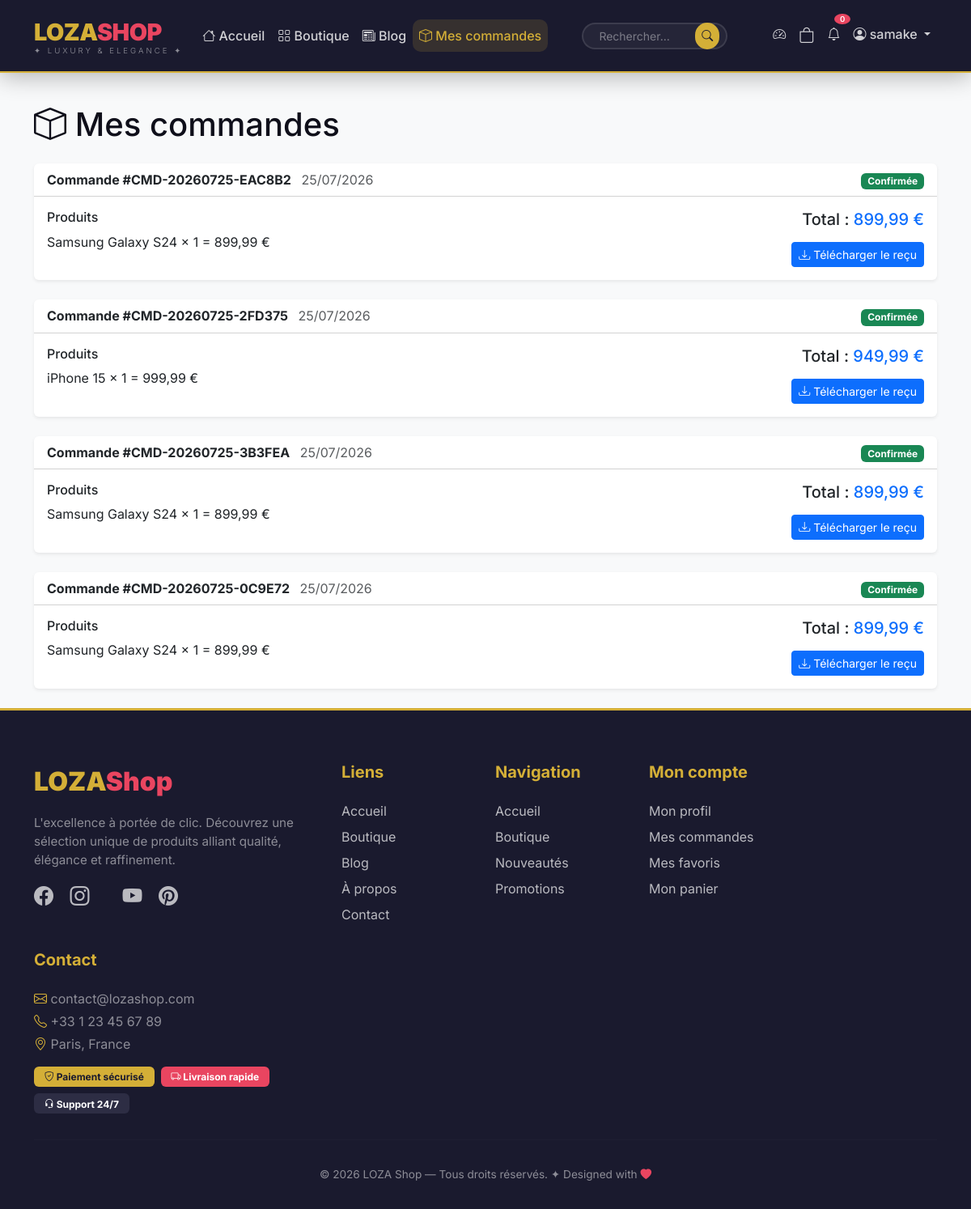
Screenshot of /orders/ (signed in) with the database file from the repository.
### orders/models.py (models this page shows, shortened)
class Order(models.Model):
    STATUS_CHOICES = [
        ('pending', 'En attente'),
        ('confirmed', 'Confirmée'),
        ('shipped', 'Expédiée'),
        ('delivered', 'Livrée'),
        ('cancelled', 'Annulée'),
    ]
    order_number = models.CharField(max_length=20, unique=True, editable=False)
    user = models.ForeignKey(User, on_delete=models.CASCADE, related_name='orders')
    created_at = models.DateTimeField(auto_now_add=True)
    updated_at = models.DateTimeField(auto_now=True)
    status = models.CharField(max_length=20, choices=STATUS_CHOICES, default='pending')
    total_amount = models.DecimalField(max_digits=10, decimal_places=2, default=0)
    shipping_address = models.TextField(default='')
    payment_method = models.CharField(max_length=50, default='Carte bancaire')
    is_paid = models.BooleanField(default=False)

class OrderItem(models.Model):
    order = models.ForeignKey(Order, on_delete=models.CASCADE, related_name='items')
    product = models.ForeignKey(Product, on_delete=models.CASCADE)
    quantity = models.PositiveIntegerField(default=1)
    price = models.DecimalField(max_digits=10, decimal_places=2, default=0)
    def get_total(self):
        return self.price * self.quantity

### products/models.py (models this page shows, shortened)
class Product(models.Model):
    name = models.CharField(max_length=200)
    slug = models.SlugField(unique=True, blank=True)
    description = models.TextField()
    price = models.DecimalField(max_digits=10, decimal_places=2)
    stock = models.IntegerField(default=0)
    category = models.ForeignKey(Category, on_delete=models.CASCADE, related_name='products')
    image = models.ImageField(upload_to='products/', blank=True, null=True)
    image2 = models.ImageField(upload_to='products/', blank=True, null=True)
    image3 = models.ImageField(upload_to='products/', blank=True, null=True)
    is_active = models.BooleanField(default=True)
    created_at = models.DateTimeField(auto_now_add=True)
    updated_at = models.DateTimeField(auto_now=True)

### orders/views.py (the view)
# urls.py: path('', views.order_list, name='orders'),
@login_required
def order_list(request):
    user_orders = Order.objects.filter(user=request.user).order_by('-created_at')
    return render(request, 'orders/order_list.html', {'orders': user_orders})

### cart/context_processors.py (called while the page is built)
def cart_total(request):
    if request.user.is_authenticated:
        total_items = CartItem.objects.filter(user=request.user).count()
    else:
        total_items = 0
    return {'cart_total_items': total_items}

### orders/templates/orders/order_list.html (shortened to what this page needs)
{% extends 'base.html' %}
{% block content %}
<div class="container mt-4">
    <h1 class="mb-4"><i class="bi bi-box"></i> Mes commandes</h1>
    {% if orders %}
    <div class="row">
        {% for order in orders %}
        <div class="col-12 mb-4">
            <div class="card border-0 shadow-sm">
                <div class="card-header bg-transparent d-flex flex-wrap justify-content-between align-items-center">
                    <div>
                        <strong>Commande #{{ order.order_number }}</strong>
                        <span class="text-muted ms-2">{{ order.created_at|date:"d/m/Y" }}</span>
                    </div>
                    <div>
                        <span class="badge {% if order.status == 'confirmed' %}bg-success{% elif order.status == 'pending' %}bg-warning{% elif order.status == 'shipped' %}bg-info{% elif order.status == 'delivered' %}bg-primary{% else %}bg-danger{% endif %}">
                            {{ order.get_status_display }}
                        </span>
                    </div>
                </div>
                <div class="card-body">
                    <div class="row">
                        <div class="col-md-8">
                            <h6>Produits</h6>
                            <ul class="list-unstyled">
                                {% for item in order.items.all %}
                                <li>{{ item.product.name }} x {{ item.quantity }} = {{ item.get_total }} €</li>
                                {% endfor %}
                            </ul>
                        </div>
                        <div class="col-md-4 text-end">
                            <h5>Total : <span class="text-primary">{{ order.total_amount }} €</span></h5>
                            <a href="{% url 'orders:download_receipt' order.id %}" class="btn btn-sm btn-primary mt-2">
                                <i class="bi bi-download"></i> Télécharger le reçu
                            </a>
                        </div>
                    </div>
                </div>
            </div>
        </div>
        {% endfor %}
    </div>
    {% endif %}
</div>
{% endblock %}

### templates/base.html (shortened to what this page needs)
{% load static %}
<!DOCTYPE html>
<html lang="fr">
<head>
    <link href="https://cdn.jsdelivr.net/npm/bootstrap@5.3.0/dist/css/bootstrap.min.css" rel="stylesheet">
    <link rel="stylesheet" href="https://cdn.jsdelivr.net/npm/bootstrap-icons@1.10.0/font/bootstrap-icons.css">
</head>
<body>
<nav class="navbar navbar-expand-lg navbar-custom">
    <div class="container">
        <a class="navbar-brand" href="{% url 'products:home' %}">
            LOZA<span class="highlight">Shop</span>
            <small>✦ LUXURY & ELEGANCE ✦</small>
        </a>
        <div class="collapse navbar-collapse" id="navbarNav">
            <ul class="navbar-nav me-auto">
                <li class="nav-item">
                    <a class="nav-link {% if request.resolver_match.url_name == 'home' %}active{% endif %}"
                       href="{% url 'products:home' %}">
                        <i class="bi bi-house"></i> Accueil
                    </a>
                </li>
                <li class="nav-item">
                    <a class="nav-link {% if request.resolver_match.url_name == 'product_list' %}active{% endif %}"
                       href="{% url 'products:product_list' %}">
                        <i class="bi bi-grid"></i> Boutique
                    </a>
                </li>
                <li class="nav-item">
                    <a class="nav-link {% if request.resolver_match.app_name == 'blog' %}active{% endif %}"
                       href="{% url 'blog:blog_home' %}">
                        <i class="bi bi-newspaper"></i> Blog
                    </a>
                </li>
                {% if user.is_authenticated %}
                <li class="nav-item">
                    <a class="nav-link {% if request.resolver_match.app_name == 'orders' %}active{% endif %}"
                       href="{% url 'orders:orders' %}">
                        <i class="bi bi-box"></i> Mes commandes
                    </a>
                </li>
                {% endif %}
            </ul>
            <form class="d-flex search-form me-3" method="GET" action="{% url 'products:search' %}">
                <input class="form-control form-control-sm" type="search" name="q"
                       placeholder="Rechercher..." style="width: 180px;">
                <button class="btn btn-search btn-sm" type="submit">
                    <i class="bi bi-search"></i>
                </button>
            </form>
            <ul class="navbar-nav ms-auto">
                {% if user.is_superuser or user.is_staff %}
                <li class="nav-item">
                    <a class="nav-link" href="{% url 'dashboard:index' %}" title="Dashboard">
                        <i class="bi bi-speedometer2"></i>
                    </a>
                </li>
                {% endif %}
                <li class="nav-item">
                    <a class="nav-link position-relative" href="{% url 'cart:cart_view' %}">
                        <i class="bi bi-bag" style="font-size: 1.2rem;"></i>
                    </a>
                </li>
                <li class="nav-item dropdown">
                    <a class="nav-link position-relative" href="#" id="notifDropdown"
                       role="button" data-bs-toggle="dropdown">
                        <i class="bi bi-bell"></i>
                        <span class="badge" id="notifBadge" style="background: var(--secondary); position: absolute; top: -5px; right: -5px; font-size: 0.6rem; padding: 2px 7px; border-radius: 50%;">0</span>
                    </a>
                </li>
                {% if user.is_authenticated %}
                <li class="nav-item dropdown">
                    <a class="nav-link dropdown-toggle" href="#" id="userDropdown" role="button" data-bs-toggle="dropdown">
                        <i class="bi bi-person-circle"></i> {{ user.username }}
                    </a>
                </li>
                {% endif %}
            </ul>
        </div>
    </div>
</nav>
    <main>
        {% block content %}{% endblock %}
    </main>
    <footer class="footer">
        <div class="container">
            <div class="row g-4">
                <div class="col-lg-4">
                    <div class="footer-brand">
                        LOZA<span class="highlight">Shop</span>
                    </div>
                    <p class="text-white-50 mt-3" style="font-size: 0.95rem; max-width: 350px;">
                        L'excellence à portée de clic. Découvrez une sélection unique de produits
                        alliant qualité, élégance et raffinement.
                    </p>
                    <div class="social-links mt-3">
                        <a href="#"><i class="bi bi-facebook"></i></a>
                        <a href="#"><i class="bi bi-instagram"></i></a>
                        <a href="#"><i class="bi bi-youtube"></i></a>
                        <a href="#"><i class="bi bi-pinterest"></i></a>
                    </div>
                </div>
                <div class="col-md-2">
    <h5>Liens</h5>
    <a href="{% url 'products:home' %}">Accueil</a>
    <a href="{% url 'products:product_list' %}">Boutique</a>
    <a href="{% url 'blog:blog_home' %}">Blog</a>
    <a href="#">À propos</a>
    <a href="#">Contact</a>
</div>
                <div class="col-lg-2 col-md-4">
                    <h5>Navigation</h5>
                    <a href="{% url 'products:home' %}">Accueil</a>
                    <a href="{% url 'products:product_list' %}">Boutique</a>
                    <a href="#">Nouveautés</a>
                    <a href="#">Promotions</a>
                </div>
                <div class="col-lg-2 col-md-4">
                    <h5>Mon compte</h5>
                    <a href="{% url 'accounts:profile' %}">Mon profil</a>
                    <a href="{% url 'orders:orders' %}">Mes commandes</a>
                    <a href="{% url 'products:wishlist' %}">Mes favoris</a>
                    <a href="{% url 'cart:cart_view' %}">Mon panier</a>
                </div>
                <div class="col-lg-4 col-md-4">
                    <h5>Contact</h5>
                    <p class="text-white-50 mb-1">
                        <i class="bi bi-envelope" style="color: var(--gold);"></i> contact@lozashop.com
                    </p>
                    <p class="text-white-50 mb-1">
                        <i class="bi bi-telephone" style="color: var(--gold);"></i> +33 1 23 45 67 89
                    </p>
                    <p class="text-white-50 mb-3">
                        <i class="bi bi-geo-alt" style="color: var(--gold);"></i> Paris, France
                    </p>
                    <div class="d-flex gap-2 flex-wrap">
                        <span class="badge" style="background: var(--gold); color: var(--primary); padding: 0.4rem 0.8rem;">
                            <i class="bi bi-shield-check"></i> Paiement sécurisé
                        </span>
                        <span class="badge" style="background: var(--secondary); color: white; padding: 0.4rem 0.8rem;">
                            <i class="bi bi-truck"></i> Livraison rapide
                        </span>
                        <span class="badge" style="background: var(--primary-light); color: white; padding: 0.4rem 0.8rem;">
                            <i class="bi bi-headset"></i> Support 24/7
                        </span>
                    </div>
                </div>
            </div>
            <hr class="divider">
            <div class="text-center text-white-50" style="font-size: 0.85rem;">
                <p class="mb-0">
                    &copy; 2026 LOZA Shop — Tous droits réservés.
                    <span class="text-white-50">✦</span>
                    Designed with <i class="bi bi-heart-fill" style="color: var(--secondary);"></i>
                </p>
            </div>
        </div>
    </footer>
</body>
</html>

### templates/base.html (style rules this page uses)
:root { --primary: #1A1A2E; --primary-light: #2D2D44; --secondary: #E94560; --accent: #F5C518; --gold: #D4AF37; --dark: #0F0F1A; --gray: #6B7280; --light: #F8F9FA; --white: #FFFFFF; --shadow: 0 10px 40px rgba(0,0,0,0.08); --shadow-hover: 0 20px 60px rgba(0,0,0,0.15); --radius: 16px; --transition: all 0.4s cubic-bezier(0.25, 0.46, 0.45, 0.94); }
* { margin: 0; padding: 0; box-sizing: border-box; }
body { font-family: 'Inter', sans-serif; background: var(--light); color: var(--dark); min-height: 100vh; display: flex; flex-direction: column; }
.navbar-custom { background: var(--primary); padding: 0.8rem 0; box-shadow: 0 4px 30px rgba(0,0,0,0.3); position: sticky; top: 0; z-index: 1000; border-bottom: 2px solid var(--gold); }
.navbar-custom .navbar-brand { font-weight: 900; font-size: 1.8rem; color: var(--gold) !important; letter-spacing: -0.5px; text-transform: uppercase; }
.navbar-custom .navbar-brand .highlight { color: var(--secondary); }
.navbar-custom .navbar-brand small { font-size: 0.6rem; color: rgba(255,255,255,0.5); letter-spacing: 3px; display: block; font-weight: 300; margin-top: -5px; }
.navbar-custom .nav-link { color: rgba(255,255,255,0.8) !important; font-weight: 500; padding: 0.5rem 1.2rem; border-radius: 10px; transition: var(--transition); position: relative; }
.navbar-custom .nav-link.active { color: var(--gold) !important; background: rgba(213, 175, 55, 0.15); }
.navbar-custom .nav-link .badge { background: var(--secondary); color: white; position: absolute; top: -5px; right: -5px; font-size: 0.6rem; padding: 2px 7px; border-radius: 50%; font-weight: 600; animation: pulse 2s infinite; }
.search-form .form-control { border-radius: 50px; border: 2px solid rgba(255,255,255,0.1); background: rgba(255,255,255,0.05); color: white; padding-left: 1.2rem; transition: var(--transition); }
.search-form .form-control::placeholder { color: rgba(255,255,255,0.4); }
.search-form .btn-search { border-radius: 50px; margin-left: -40px; background: var(--gold); border: none; color: var(--primary); transition: var(--transition); }
.footer { background: var(--primary); color: white; padding: 4rem 0 2rem; margin-top: auto; border-top: 3px solid var(--gold); }
.footer h5 { font-weight: 700; margin-bottom: 1.5rem; color: var(--gold); }
.footer a { color: rgba(255,255,255,0.7); text-decoration: none; transition: var(--transition); display: block; margin-bottom: 0.5rem; }
.footer .social-links a { display: inline-block; margin-right: 1rem; font-size: 1.5rem; transition: var(--transition); }
.footer .divider { border-color: rgba(255,255,255,0.08); margin: 2rem 0; }
.footer .footer-brand { font-weight: 900; font-size: 2rem; color: var(--gold); }
.footer .footer-brand .highlight { color: var(--secondary); }

### rows the page displays
Order: order_number "CMD-20260725-EAC8B2", created_at "25/07/2026", status "Confirmée", total_amount "899,99"
OrderItem: product.name "Samsung Galaxy S24", quantity "1", get_total "899,99"
Order: order_number "CMD-20260725-2FD375", created_at "25/07/2026", status "Confirmée", total_amount "949,99"
OrderItem: product.name "iPhone 15", quantity "1", get_total "999,99"
Order: order_number "CMD-20260725-3B3FEA", created_at "25/07/2026", status "Confirmée", total_amount "899,99"
OrderItem: product.name "Samsung Galaxy S24", quantity "1", get_total "899,99"
Order: order_number "CMD-20260725-0C9E72", created_at "25/07/2026", status "Confirmée", total_amount "899,99"
OrderItem: product.name "Samsung Galaxy S24", quantity "1", get_total "899,99"

### other values shown
{{ user.username }} "samake"
